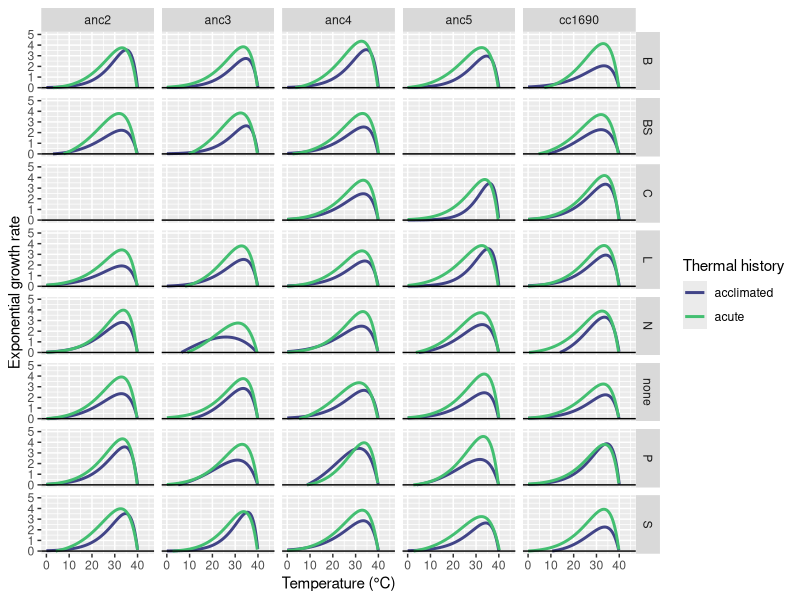
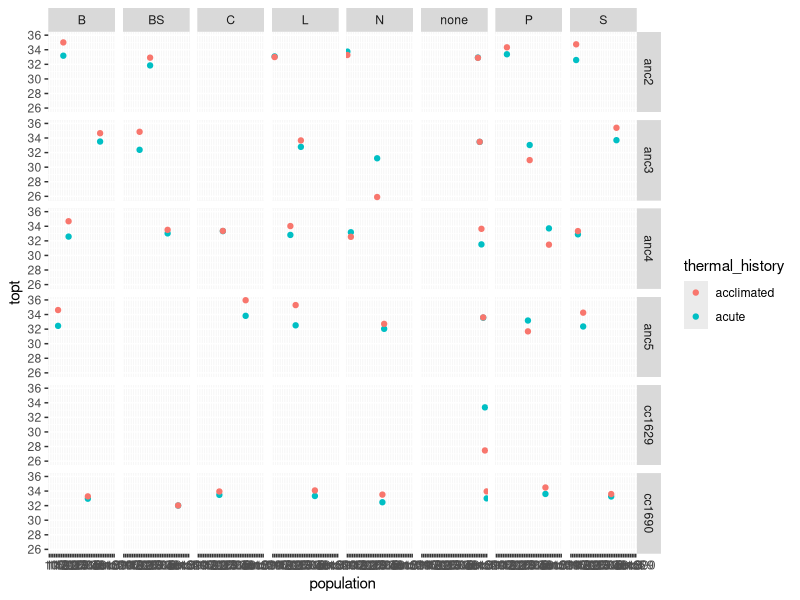
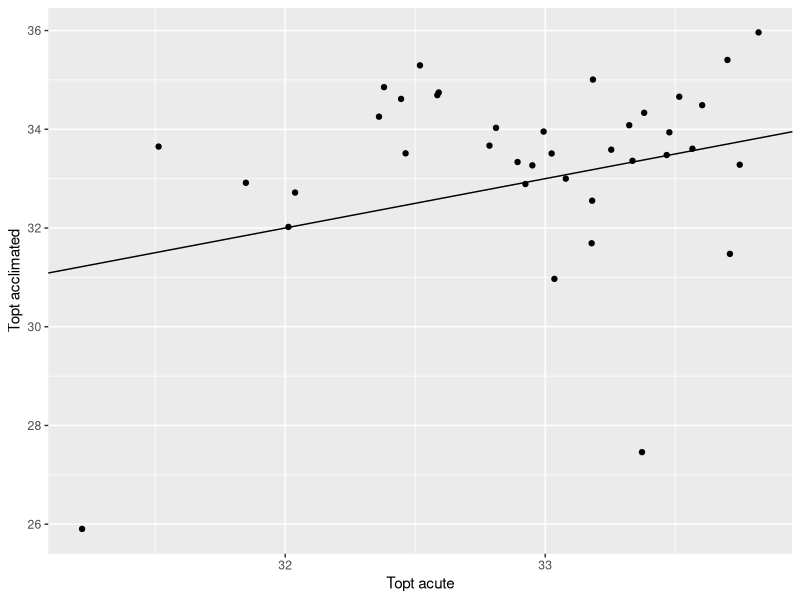
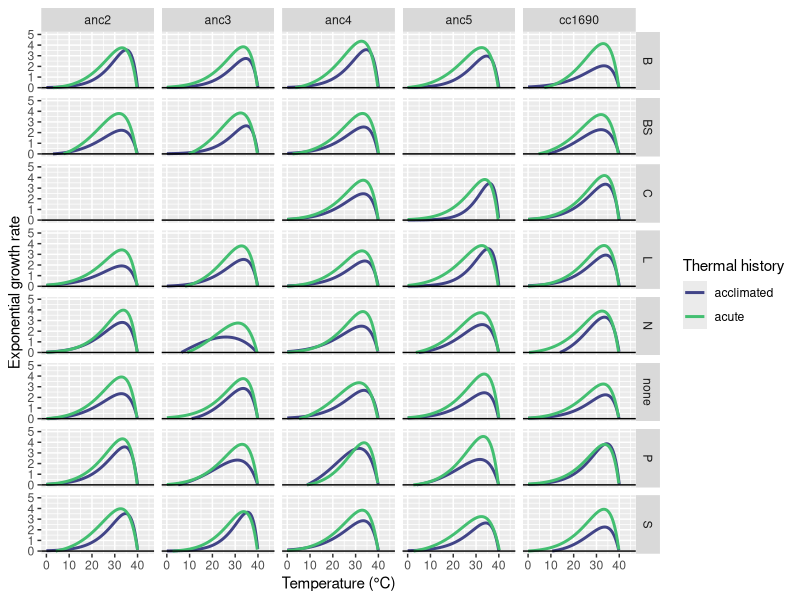

The R script that drew these images, in order:


library(tidyverse)



acclimated_curves <- read_csv("data-processed/chlamee-acclimated-tpc-curves.csv") %>% 
	mutate(thermal_history = "acclimated")


acute_curves <- read_csv("data-processed/chlamee-acute-tpc-curves.csv") %>% 
	mutate(thermal_history = "acute")


all_curves <- bind_rows(acclimated_curves, acute_curves)

str(all_curves)

all_curves %>% 
	dplyr::filter(!is.na(population)) %>% 
	dplyr::filter(!is.na(treatment)) %>% 
	ungroup() %>% 
	ggplot(aes(x = temperature, y = growth, color = thermal_history)) + geom_line(size = 1) +
	ylim(0, 5) + xlim(0, 45) + geom_hline(yintercept = 0) +
	ylab("Exponential growth rate") + xlab("Temperature (°C)") + 
	scale_color_viridis_d(name = "Thermal history", end =0.7, begin = 0.2)  +
	facet_grid(treatment ~ ancestor_id)
ggsave("figures/chlamee-thermal-history-effect.pdf", width = 15, height = 10)


acute <- read_csv("data-processed/chlamee-acute-tpc-fits.csv") %>%
rename(z = s) %>% 
	mutate(thermal_history = "acute")

acclimated <- read_csv("data-processed/chlamee-acclimated-tpc-fits-2.csv") %>% 
	rename(z = s) %>% 
	mutate(thermal_history = "acclimated")


both <- bind_rows(acute, acclimated)


both %>%
	ggplot(aes(x = population, y = topt, color = thermal_history)) + geom_point() +
	facet_grid(ancestor_id ~ treatment)

both_wide <- left_join(acute, acclimated, by = "population")

both_wide %>%
	ggplot(aes(x = topt.x, y = topt.y)) + geom_point() +
	geom_abline(slope = 1, intercept = 0) + ylab("Topt acclimated") + xlab("Topt acute")

